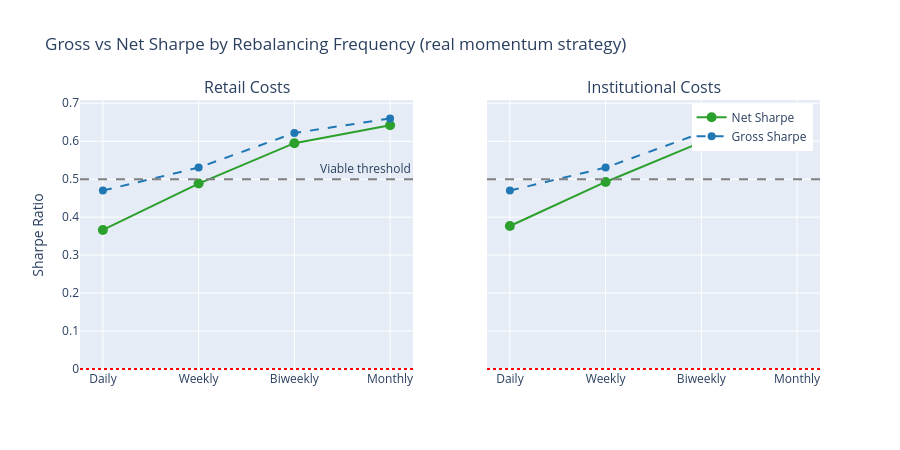

Notebook source saved alongside this figure:
### Markdown cell above
### Add Viability Thresholds

### Code cell
for col in [1, 2]:
    if col == 1:
        fig.add_hline(
            y=0.5,
            line_dash="dash",
            line_color="gray",
            annotation_text="Viable threshold",
            row=1,
            col=col,
        )
    else:
        fig.add_hline(y=0.5, line_dash="dash", line_color="gray", row=1, col=col)
    fig.add_hline(y=0, line_dash="dot", line_color="red", row=1, col=col)

fig.update_layout(
    title="Gross vs Net Sharpe by Rebalancing Frequency (real momentum strategy)",
    yaxis_title="Sharpe Ratio",
    height=450,
    showlegend=True,
    legend=dict(yanchor="top", y=0.99, xanchor="right", x=0.99),
)

fig.show()

### Figure 1 — Plotly figure (JSON) as saved in the notebook; plotly's stock layout.template omitted (floating-point values rounded to 4 significant figures)
{"data": [{"line": {"color": "#2ca02c", "width": 2}, "marker": {"size": 10}, "mode": "lines+markers", "name": "Net Sharpe", "showlegend": true, "type": "scatter", "x": ["Daily", "Weekly", "Biweekly", "Monthly"], "xaxis": "x", "y": [0.3662, 0.4885, 0.5949, 0.642], "yaxis": "y"}, {"line": {"color": "#1f77b4", "dash": "dash", "width": 2}, "marker": {"size": 8}, "mode": "lines+markers", "name": "Gross Sharpe", "showlegend": true, "type": "scatter", "x": ["Daily", "Weekly", "Biweekly", "Monthly"], "xaxis": "x", "y": [0.4701, 0.5306, 0.6218, 0.6599], "yaxis": "y"}, {"line": {"color": "#2ca02c", "width": 2}, "marker": {"size": 10}, "mode": "lines+markers", "name": "Net Sharpe", "showlegend": false, "type": "scatter", "x": ["Daily", "Weekly", "Biweekly", "Monthly"], "xaxis": "x2", "y": [0.3766, 0.4927, 0.5976, 0.6438], "yaxis": "y2"}, {"line": {"color": "#1f77b4", "dash": "dash", "width": 2}, "marker": {"size": 8}, "mode": "lines+markers", "name": "Gross Sharpe", "showlegend": false, "type": "scatter", "x": ["Daily", "Weekly", "Biweekly", "Monthly"], "xaxis": "x2", "y": [0.4701, 0.5306, 0.6218, 0.6599], "yaxis": "y2"}], "layout": {"annotations": [{"font": {"size": 16}, "showarrow": false, "text": "Retail Costs", "x": 0.225, "xanchor": "center", "xref": "paper", "y": 1.0, "yanchor": "bottom", "yref": "paper"}, {"font": {"size": 16}, "showarrow": false, "text": "Institutional Costs", "x": 0.775, "xanchor": "center", "xref": "paper", "y": 1.0, "yanchor": "bottom", "yref": "paper"}, {"showarrow": false, "text": "Viable threshold", "x": 1, "xanchor": "right", "xref": "x domain", "y": 0.5, "yanchor": "bottom", "yref": "y"}], "height": 450, "legend": {"x": 0.99, "xanchor": "right", "y": 0.99, "yanchor": "top"}, "shapes": [{"line": {"color": "gray", "dash": "dash"}, "type": "line", "x0": 0, "x1": 1, "xref": "x domain", "y0": 0.5, "y1": 0.5, "yref": "y"}, {"line": {"color": "red", "dash": "dot"}, "type": "line", "x0": 0, "x1": 1, "xref": "x domain", "y0": 0, "y1": 0, "yref": "y"}, {"line": {"color": "gray", "dash": "dash"}, "type": "line", "x0": 0, "x1": 1, "xref": "x2 domain", "y0": 0.5, "y1": 0.5, "yref": "y2"}, {"line": {"color": "red", "dash": "dot"}, "type": "line", "x0": 0, "x1": 1, "xref": "x2 domain", "y0": 0, "y1": 0, "yref": "y2"}], "showlegend": true, "title": {"text": "Gross vs Net Sharpe by Rebalancing Frequency (real momentum strategy)"}, "xaxis": {"anchor": "y", "domain": [0.0, 0.45]}, "xaxis2": {"anchor": "y2", "domain": [0.55, 1.0]}, "yaxis": {"anchor": "x", "domain": [0.0, 1.0], "title": {"text": "Sharpe Ratio"}}, "yaxis2": {"anchor": "x2", "domain": [0.0, 1.0], "matches": "y", "showticklabels": false}}}
